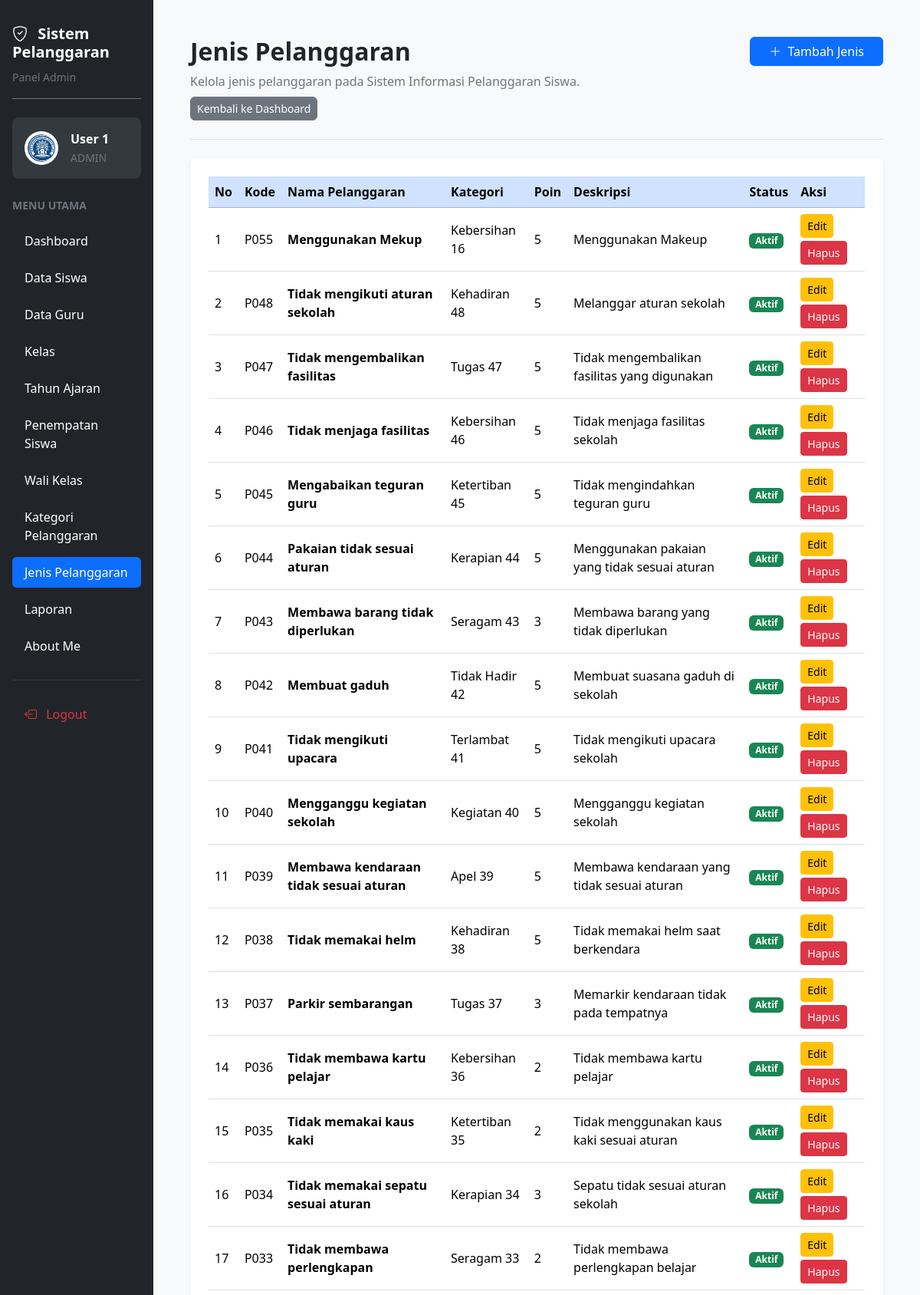
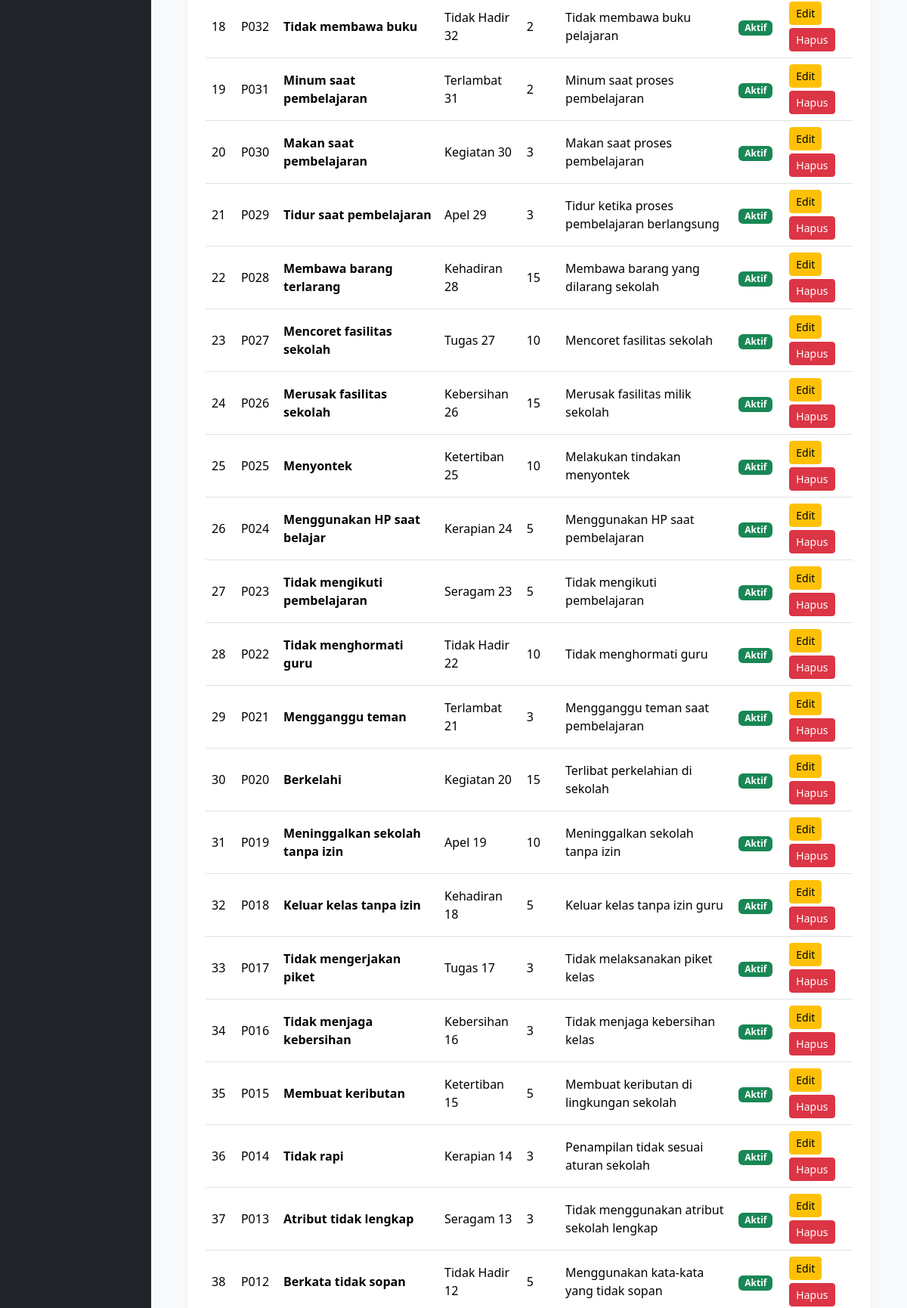
Screenshot of /jenis_pelanggaran.php (signed in, upper part) with the database file from the repository (2 pictures, top to bottom).
### tables this page shows
CREATE TABLE `t_pelanggaran` (
  `id` int(11) NOT NULL,
  `pelanggaran_kategori_id` int(11) NOT NULL,
  `kode` varchar(30) NOT NULL,
  `nama` varchar(150) NOT NULL,
  `poin` int(11) NOT NULL,
  `deksripsi` text NOT NULL,
  `status_aktif` tinyint(1) NOT NULL,
  `created_at` timestamp NOT NULL DEFAULT current_timestamp(),
  `updated_at` timestamp NOT NULL DEFAULT current_timestamp()
);

CREATE TABLE `t_pelanggaran_kategori` (
  `id` int(11) NOT NULL,
  `nama` varchar(100) NOT NULL,
  `deksripsi` text NOT NULL,
  `status_aktif` tinyint(1) NOT NULL,
  `created_at` timestamp NOT NULL DEFAULT current_timestamp(),
  `updated_at` timestamp NOT NULL DEFAULT current_timestamp()
);

### jenis_pelanggaran.php (the view, shortened to what this page needs)
<?php
require_once __DIR__ . "/config/koneksi.php";
$nama = htmlspecialchars(
    $_SESSION['name'] ?? 'Pengguna',
    ENT_QUOTES,
    'UTF-8'
);
$query = mysqli_query($koneksi, "
    SELECT p.*, k.nama AS nama_kategori
    FROM t_pelanggaran p
    LEFT JOIN t_pelanggaran_kategori k
        ON p.pelanggaran_kategori_id = k.id
    ORDER BY p.id DESC
");
$menuAdmin = [
    ['Dashboard', 'dashboard.php'],
    ['Data Siswa', 'siswa.php'],
    ['Data Guru', 'guru.php'],
    ['Kelas', 'kelas.php'],
    ['Tahun Ajaran', 'tahun_ajaran.php'],
    ['Penempatan Siswa', 'penempatan_siswa.php'],
    ['Wali Kelas', 'wali_kelas.php'],
    ['Kategori Pelanggaran', 'kategori_pelanggaran.php'],
    ['Jenis Pelanggaran', 'jenis_pelanggaran.php'],
    ['Laporan', 'laporan.php'],
    ['About Me', 'abautme.php']
];
?>
<!DOCTYPE html>
<html lang="id">
<head>
    <link href="https://cdn.jsdelivr.net/npm/bootstrap@5.3.3/dist/css/bootstrap.min.css" rel="stylesheet">
    <link href="https://cdn.jsdelivr.net/npm/bootstrap-icons@1.11.3/font/bootstrap-icons.min.css" rel="stylesheet">
    <link href="https://cdn.datatables.net/2.3.4/css/dataTables.bootstrap5.min.css" rel="stylesheet">
</head>
<body class="bg-light">
<div class="container-fluid">
    <div class="row">
        <aside class="col-12 col-md-3 col-lg-2 bg-dark min-vh-100 p-3">
            <div class="text-white mb-4 pt-3 pb-3 border-bottom border-secondary">
                <h5 class="fw-bold mb-2">
                    <i class="bi bi-shield-check me-2"></i>
                    Sistem Pelanggaran
                </h5>
                <small class="text-secondary">Panel Admin</small>
            </div>
            <div class="bg-secondary bg-opacity-25 rounded-3 p-3 mb-4">
                <div class="d-flex align-items-center gap-3">
                    <img
                        src="logo.png"
                        alt="Logo Aplikasi"
                        width="44"
                        height="44"
                        class="rounded-circle bg-white p-1"
                    >
                    <div class="text-white text-break">
                        <div class="fw-semibold">
                            <?= $nama; ?>
                        </div>
                        <small class="text-secondary">ADMIN</small>
                    </div>
                </div>
            </div>
            <div class="text-secondary small fw-semibold mb-3">
                MENU UTAMA
            </div>
            <ul class="nav nav-pills flex-column gap-2">
                <?php foreach ($menuAdmin as $item): ?>
                    <li class="nav-item">
                        <a
                            href="<?= htmlspecialchars($item[1], ENT_QUOTES, 'UTF-8'); ?>"
                            class="nav-link <?= $item[0] === 'Jenis Pelanggaran' ? 'active' : 'text-white'; ?> rounded-2 py-2 px-3"
                            <?= $item[0] === 'Jenis Pelanggaran' ? 'aria-current="page"' : ''; ?>
                        >
                            <?= htmlspecialchars($item[0], ENT_QUOTES, 'UTF-8'); ?>
                        </a>
                    </li>
                <?php endforeach; ?>
            </ul>
            <hr class="border-secondary my-4">
            <a href="logout.php" class="nav-link text-danger rounded-2 py-2 px-3">
                <i class="bi bi-box-arrow-left me-2"></i>
                Logout
            </a>
        </aside>
        <main class="col-12 col-md-9 col-lg-10 p-3 p-lg-5">
            <div class="d-flex flex-wrap justify-content-between align-items-start gap-3 mb-4 pb-4 border-bottom">
                <div>
                    <h2 class="fw-bold mb-2">
                        Jenis Pelanggaran
                    </h2>
                    <p class="text-secondary mb-2">
                        Kelola jenis pelanggaran pada Sistem Informasi Pelanggaran Siswa.
                    </p>
                    <a href="dashboard.php" class="btn btn-secondary btn-sm rounded-2">
                        Kembali ke Dashboard
                    </a>
                </div>
                <a href="tambah_jenis_pelanggaran.php" class="btn btn-primary rounded-2 px-4">
                    <i class="bi bi-plus-lg me-1"></i>
                    Tambah Jenis
                </a>
            </div>
            <div class="card border-0 shadow-sm rounded-3">
                <div class="card-body p-3 p-lg-4">
                    <div class="table-responsive">
                        <table id="tabelJenis" class="table table-hover align-middle">
                            <thead>
                                <tr class="table-primary">
                                    <th>No</th>
                                    <th>Kode</th>
                                    <th>Nama Pelanggaran</th>
                                    <th>Kategori</th>
                                    <th>Poin</th>
                                    <th>Deskripsi</th>
                                    <th>Status</th>
                                    <th>Aksi</th>
                                </tr>
                            </thead>
                            <tbody>
                                <?php $no = 1; ?>
                                <?php while ($data = mysqli_fetch_assoc($query)): ?>
                                    <tr>
                                        <td>
                                            <?= $no++; ?>
                                        </td>
                                        <td>
                                            <?= htmlspecialchars($data['kode'] ?? '', ENT_QUOTES, 'UTF-8'); ?>
                                        </td>
                                        <td class="fw-semibold">
                                            <?= htmlspecialchars($data['nama'] ?? '', ENT_QUOTES, 'UTF-8'); ?>
                                        </td>
                                        <td>
                                            <?= htmlspecialchars($data['nama_kategori'] ?? '-', ENT_QUOTES, 'UTF-8'); ?>
                                        </td>
                                        <td>
                                            <?= (int) ($data['poin'] ?? 0); ?>
                                        </td>
                                        <td>
                                            <?= htmlspecialchars($data['deksripsi'] ?? '', ENT_QUOTES, 'UTF-8'); ?>
                                        </td>
                                        <td>
                                            <?php if ((int) ($data['status_aktif'] ?? 0) === 1): ?>
                                                <span class="badge bg-success">
                                                    Aktif
                                                </span>
                                            <?php else: ?>
                                                <span class="badge bg-secondary">
                                                    Tidak Aktif
                                                </span>
                                            <?php endif; ?>
                                        </td>
                                        <td>
                                            <div class="d-flex flex-wrap gap-1">
                                                <a
                                                    href="edit_jenis_pelanggaran.php?id=<?= (int) $data['id']; ?>"
                                                    class="btn btn-warning btn-sm"
                                                >
                                                    Edit
                                                </a>
                                                <form
                                                    action="hapus_jenis_pelanggaran.php"
                                                    method="POST"
                                                    class="d-inline"
                                                    onsubmit="return confirm('Yakin ingin menghapus jenis pelanggaran ini?');"
                                                >
                                                    <button
                                                        type="submit"
                                                        class="btn btn-danger btn-sm"
                                                    >
                                                        Hapus
                                                    </button>
                                                </form>
                                            </div>
                                        </td>
                                    </tr>
                                <?php endwhile; ?>
                            </tbody>
                        </table>
                    </div>
                </div>
            </div>
        </main>
    </div>
</div>
</body>
</html>

### rows the page displays
t_pelanggaran: kode "P055", nama "Menggunakan Mekup", pelanggaran_kategori.nama "Kebersihan 16", poin "5", deksripsi "Menggunakan Makeup", status_aktif "Aktif"
t_pelanggaran: kode "P048", nama "Tidak mengikuti aturan sekolah", pelanggaran_kategori.nama "Kehadiran 48", poin "5", deksripsi "Melanggar aturan sekolah", status_aktif "Aktif"
t_pelanggaran: kode "P047", nama "Tidak mengembalikan fasilitas", pelanggaran_kategori.nama "Tugas 47", poin "5", deksripsi "Tidak mengembalikan fasilitas yang digunakan", status_aktif "Aktif"
t_pelanggaran: kode "P046", nama "Tidak menjaga fasilitas", pelanggaran_kategori.nama "Kebersihan 46", poin "5", deksripsi "Tidak menjaga fasilitas sekolah", status_aktif "Aktif"
t_pelanggaran: kode "P045", nama "Mengabaikan teguran guru", pelanggaran_kategori.nama "Ketertiban 45", poin "5", deksripsi "Tidak mengindahkan teguran guru", status_aktif "Aktif"
t_pelanggaran: kode "P044", nama "Pakaian tidak sesuai aturan", pelanggaran_kategori.nama "Kerapian 44", poin "5", deksripsi "Menggunakan pakaian yang tidak sesuai aturan", status_aktif "Aktif"
t_pelanggaran: kode "P043", nama "Membawa barang tidak diperlukan", pelanggaran_kategori.nama "Seragam 43", poin "3", deksripsi "Membawa barang yang tidak diperlukan", status_aktif "Aktif"
t_pelanggaran: kode "P042", nama "Membuat gaduh", pelanggaran_kategori.nama "Tidak Hadir 42", poin "5", deksripsi "Membuat suasana gaduh di sekolah", status_aktif "Aktif"
t_pelanggaran: kode "P041", nama "Tidak mengikuti upacara", pelanggaran_kategori.nama "Terlambat 41", poin "5", deksripsi "Tidak mengikuti upacara sekolah", status_aktif "Aktif"
t_pelanggaran: kode "P040", nama "Mengganggu kegiatan sekolah", pelanggaran_kategori.nama "Kegiatan 40", poin "5", deksripsi "Mengganggu kegiatan sekolah", status_aktif "Aktif"
t_pelanggaran: kode "P039", nama "Membawa kendaraan tidak sesuai aturan", pelanggaran_kategori.nama "Apel 39", poin "5", deksripsi "Membawa kendaraan yang tidak sesuai aturan", status_aktif "Aktif"
t_pelanggaran: kode "P038", nama "Tidak memakai helm", pelanggaran_kategori.nama "Kehadiran 38", poin "5", deksripsi "Tidak memakai helm saat berkendara", status_aktif "Aktif"
t_pelanggaran: kode "P037", nama "Parkir sembarangan", pelanggaran_kategori.nama "Tugas 37", poin "3", deksripsi "Memarkir kendaraan tidak pada tempatnya", status_aktif "Aktif"
t_pelanggaran: kode "P036", nama "Tidak membawa kartu pelajar", pelanggaran_kategori.nama "Kebersihan 36", poin "2", deksripsi "Tidak membawa kartu pelajar", status_aktif "Aktif"
t_pelanggaran: kode "P035", nama "Tidak memakai kaus kaki", pelanggaran_kategori.nama "Ketertiban 35", poin "2", deksripsi "Tidak menggunakan kaus kaki sesuai aturan", status_aktif "Aktif"
t_pelanggaran: kode "P034", nama "Tidak memakai sepatu sesuai aturan", pelanggaran_kategori.nama "Kerapian 34", poin "3", deksripsi "Sepatu tidak sesuai aturan sekolah", status_aktif "Aktif"
t_pelanggaran: kode "P033", nama "Tidak membawa perlengkapan", pelanggaran_kategori.nama "Seragam 33", poin "2", deksripsi "Tidak membawa perlengkapan belajar", status_aktif "Aktif"
t_pelanggaran: kode "P032", nama "Tidak membawa buku", pelanggaran_kategori.nama "Tidak Hadir 32", poin "2", deksripsi "Tidak membawa buku pelajaran", status_aktif "Aktif"
t_pelanggaran: kode "P031", nama "Minum saat pembelajaran", pelanggaran_kategori.nama "Terlambat 31", poin "2", deksripsi "Minum saat proses pembelajaran", status_aktif "Aktif"
t_pelanggaran: kode "P030", nama "Makan saat pembelajaran", pelanggaran_kategori.nama "Kegiatan 30", poin "3", deksripsi "Makan saat proses pembelajaran", status_aktif "Aktif"
t_pelanggaran: kode "P029", nama "Tidur saat pembelajaran", pelanggaran_kategori.nama "Apel 29", poin "3", deksripsi "Tidur ketika proses pembelajaran berlangsung", status_aktif "Aktif"
t_pelanggaran: kode "P028", nama "Membawa barang terlarang", pelanggaran_kategori.nama "Kehadiran 28", poin "15", deksripsi "Membawa barang yang dilarang sekolah", status_aktif "Aktif"
t_pelanggaran: kode "P027", nama "Mencoret fasilitas sekolah", pelanggaran_kategori.nama "Tugas 27", poin "10", deksripsi "Mencoret fasilitas sekolah", status_aktif "Aktif"
t_pelanggaran: kode "P026", nama "Merusak fasilitas sekolah", pelanggaran_kategori.nama "Kebersihan 26", poin "15", deksripsi "Merusak fasilitas milik sekolah", status_aktif "Aktif"
t_pelanggaran: kode "P025", nama "Menyontek", pelanggaran_kategori.nama "Ketertiban 25", poin "10", deksripsi "Melakukan tindakan menyontek", status_aktif "Aktif"
t_pelanggaran: kode "P024", nama "Menggunakan HP saat belajar", pelanggaran_kategori.nama "Kerapian 24", poin "5", deksripsi "Menggunakan HP saat pembelajaran", status_aktif "Aktif"
t_pelanggaran: kode "P023", nama "Tidak mengikuti pembelajaran", pelanggaran_kategori.nama "Seragam 23", poin "5", deksripsi "Tidak mengikuti pembelajaran", status_aktif "Aktif"
t_pelanggaran: kode "P022", nama "Tidak menghormati guru", pelanggaran_kategori.nama "Tidak Hadir 22", poin "10", deksripsi "Tidak menghormati guru", status_aktif "Aktif"
t_pelanggaran: kode "P021", nama "Mengganggu teman", pelanggaran_kategori.nama "Terlambat 21", poin "3", deksripsi "Mengganggu teman saat pembelajaran", status_aktif "Aktif"
t_pelanggaran: kode "P020", nama "Berkelahi", pelanggaran_kategori.nama "Kegiatan 20", poin "15", deksripsi "Terlibat perkelahian di sekolah", status_aktif "Aktif"
t_pelanggaran: kode "P019", nama "Meninggalkan sekolah tanpa izin", pelanggaran_kategori.nama "Apel 19", poin "10", deksripsi "Meninggalkan sekolah tanpa izin", status_aktif "Aktif"
t_pelanggaran: kode "P018", nama "Keluar kelas tanpa izin", pelanggaran_kategori.nama "Kehadiran 18", poin "5", deksripsi "Keluar kelas tanpa izin guru", status_aktif "Aktif"
t_pelanggaran: kode "P017", nama "Tidak mengerjakan piket", pelanggaran_kategori.nama "Tugas 17", poin "3", deksripsi "Tidak melaksanakan piket kelas", status_aktif "Aktif"
t_pelanggaran: kode "P016", nama "Tidak menjaga kebersihan", pelanggaran_kategori.nama "Kebersihan 16", poin "3", deksripsi "Tidak menjaga kebersihan kelas", status_aktif "Aktif"
t_pelanggaran: kode "P015", nama "Membuat keributan", pelanggaran_kategori.nama "Ketertiban 15", poin "5", deksripsi "Membuat keributan di lingkungan sekolah", status_aktif "Aktif"
t_pelanggaran: kode "P014", nama "Tidak rapi", pelanggaran_kategori.nama "Kerapian 14", poin "3", deksripsi "Penampilan tidak sesuai aturan sekolah", status_aktif "Aktif"
t_pelanggaran: kode "P013", nama "Atribut tidak lengkap", pelanggaran_kategori.nama "Seragam 13", poin "3", deksripsi "Tidak menggunakan atribut sekolah lengkap", status_aktif "Aktif"
t_pelanggaran: kode "P012", nama "Berkata tidak sopan", pelanggaran_kategori.nama "Tidak Hadir 12", poin "5", deksripsi "Menggunakan kata-kata yang tidak sopan", status_aktif "Aktif"

### other values shown
$nama "User 1"
$item[0] "Dashboard"
$item[0] "Data Siswa"
$item[0] "Data Guru"
$item[0] "Kelas"
$item[0] "Tahun Ajaran"
$item[0] "Penempatan Siswa"
$item[0] "Wali Kelas"
$item[0] "Kategori Pelanggaran"
$item[0] "Jenis Pelanggaran"
$item[0] "Laporan"
$item[0] "About Me"
